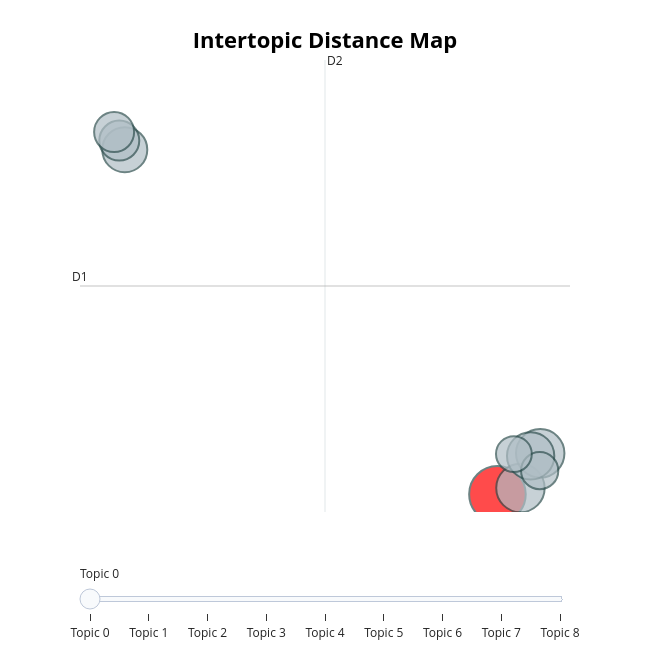

Write notebook code for a chart like this one.
### Markdown cell above
### Visualize Inter-Topic Distances

### Code cell
topic_model.visualize_topics()

### Figure 1 — Plotly figure (JSON) as saved in the notebook; plotly's stock layout.template omitted (floating-point values rounded to 4 significant figures)
{"data": [{"customdata": [[0, "account | verifiable | report | verify | proof", 30], [1, "claim | compliance | plaintiff | compliant | requisite", 22], [2, "report | debt | information | collection | person", 22], [3, "payment | loan | lender | would | call", 21], [4, "suspicious | item | continue | dl | inside", 19], [5, "number | theft | report | identity | information", 15], [6, "theft | identity | information | submit | ftc", 15], [7, "validation | account | review | belong | reflect", 13], [8, "greatly | appreciate | copy | respectfully | request", 12]], "hovertemplate": "<b>Topic %{customdata[0]}</b><br>%{customdata[1]}<br>Size: %{customdata[2]}", "legendgroup": "", "marker": {"color": ["red", "#B0BEC5", "#B0BEC5", "#B0BEC5", "#B0BEC5", "#B0BEC5", "#B0BEC5", "#B0BEC5", "#B0BEC5"], "line": {"color": "DarkSlateGrey", "width": 2}, "size": [30, 22, 22, 21, 19, 15, 15, 13, 12], "sizemode": "area", "sizeref": 0.01875, "symbol": "circle"}, "mode": "markers", "name": "", "orientation": "v", "showlegend": false, "type": "scatter", "x": [9.052, 10.39, 11.54, 10.98, -12.59, -12.91, -13.21, 11.51, 10.01], "xaxis": "x", "y": [4.123, 4.344, 5.556, 5.467, 16.18, 16.5, 16.8, 4.951, 5.532], "yaxis": "y"}], "layout": {"annotations": [{"showarrow": false, "text": "D1", "x": -15.19, "y": 11.41, "yshift": 10}, {"showarrow": false, "text": "D2", "x": -0.9637, "xshift": 10, "y": 19.31}], "height": 650, "hoverlabel": {"bgcolor": "white", "font": {"family": "Rockwell", "size": 16}}, "legend": {"itemsizing": "constant", "tracegroupgap": 0}, "margin": {"t": 60}, "shapes": [{"line": {"color": "#CFD8DC", "width": 2}, "type": "line", "x0": -0.9637, "x1": -0.9637, "y0": 3.505, "y1": 19.31}, {"line": {"color": "#9E9E9E", "width": 2}, "type": "line", "x0": -15.19, "x1": 13.27, "y0": 11.41, "y1": 11.41}], "sliders": [{"active": 0, "pad": {"t": 50}, "steps": [{"args": [{"marker.color": [["red", "#B0BEC5", "#B0BEC5", "#B0BEC5", "#B0BEC5", "#B0BEC5", "#B0BEC5", "#B0BEC5", "#B0BEC5"]]}], "label": "Topic 0", "method": "update"}, {"args": [{"marker.color": [["#B0BEC5", "red", "#B0BEC5", "#B0BEC5", "#B0BEC5", "#B0BEC5", "#B0BEC5", "#B0BEC5", "#B0BEC5"]]}], "label": "Topic 1", "method": "update"}, {"args": [{"marker.color": [["#B0BEC5", "#B0BEC5", "red", "#B0BEC5", "#B0BEC5", "#B0BEC5", "#B0BEC5", "#B0BEC5", "#B0BEC5"]]}], "label": "Topic 2", "method": "update"}, {"args": [{"marker.color": [["#B0BEC5", "#B0BEC5", "#B0BEC5", "red", "#B0BEC5", "#B0BEC5", "#B0BEC5", "#B0BEC5", "#B0BEC5"]]}], "label": "Topic 3", "method": "update"}, {"args": [{"marker.color": [["#B0BEC5", "#B0BEC5", "#B0BEC5", "#B0BEC5", "red", "#B0BEC5", "#B0BEC5", "#B0BEC5", "#B0BEC5"]]}], "label": "Topic 4", "method": "update"}, {"args": [{"marker.color": [["#B0BEC5", "#B0BEC5", "#B0BEC5", "#B0BEC5", "#B0BEC5", "red", "#B0BEC5", "#B0BEC5", "#B0BEC5"]]}], "label": "Topic 5", "method": "update"}, {"args": [{"marker.color": [["#B0BEC5", "#B0BEC5", "#B0BEC5", "#B0BEC5", "#B0BEC5", "#B0BEC5", "red", "#B0BEC5", "#B0BEC5"]]}], "label": "Topic 6", "method": "update"}, {"args": [{"marker.color": [["#B0BEC5", "#B0BEC5", "#B0BEC5", "#B0BEC5", "#B0BEC5", "#B0BEC5", "#B0BEC5", "red", "#B0BEC5"]]}], "label": "Topic 7", "method": "update"}, {"args": [{"marker.color": [["#B0BEC5", "#B0BEC5", "#B0BEC5", "#B0BEC5", "#B0BEC5", "#B0BEC5", "#B0BEC5", "#B0BEC5", "red"]]}], "label": "Topic 8", "method": "update"}]}], "title": {"font": {"color": "Black", "size": 22}, "text": "<b>Intertopic Distance Map</b>", "x": 0.5, "xanchor": "center", "y": 0.95, "yanchor": "top"}, "width": 650, "xaxis": {"anchor": "y", "domain": [0, 1], "range": [-15.19, 13.27], "title": {"text": ""}, "type": "linear", "visible": false}, "yaxis": {"anchor": "x", "domain": [0, 1], "range": [3.505, 19.31], "title": {"text": ""}, "type": "linear", "visible": false}}}
